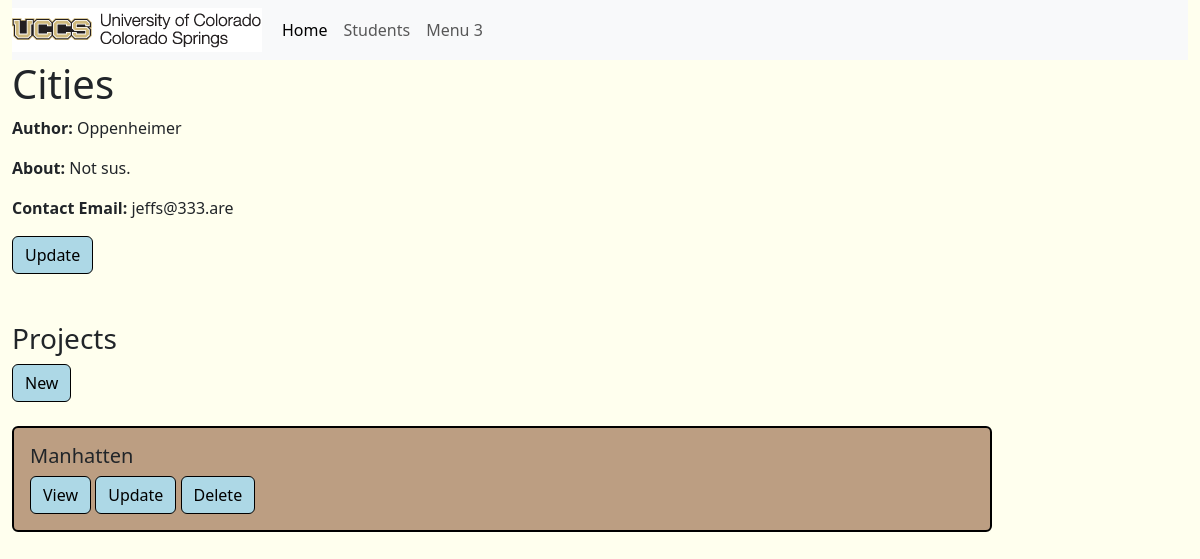
/portfolio/3/, run on the app's committed database.
### portfolio_app/models.py (models this page shows, shortened)
class Portfolio(models.Model):
	title = models.CharField(max_length=200)
	contact_email = models.CharField("Contact Email", max_length=200)
	is_active = models.BooleanField()
	about = models.CharField(max_length=5000, blank = True)

class Student(models.Model):
	MAJOR = (
		('CSCI-BS', 'BS in Computer Science'),
		('CPEN-BS', 'BS in Computer Engineering'),
		('BIGD-BI', 'BI in Game Design and Development'),
		('BICS-BI', 'BI in Computer Science'),
		('BISC-BI', 'BI in Computer Security'),
		('CSCI-BA', 'BA in Computer Science'),
		('DASE-BS', 'BS in Data Analytics and Systems Engineering')
	)
	name = models.CharField(max_length=200)
	email = models.CharField("UCCS Email", max_length=200)
	major = models.CharField(max_length=200, choices=MAJOR)
	portfolio = models.OneToOneField(
		Portfolio,
		on_delete=models.CASCADE,
	)

class Project(models.Model):
	title = models.CharField(max_length=200)
	description = models.CharField(max_length=5000)
	portfolio = models.ForeignKey(Portfolio, on_delete=models.CASCADE,
				related_name='projects')

### portfolio_app/views.py (the view)
# urls.py: path('portfolio/<int:pk>/', PortfolioDetailView.as_view(), name='portfolio_detail'),
class PortfolioDetailView(DetailView):
	model = Portfolio
	template_name = 'portfolio_app/portfolio_detail.html'
	context_object_name = 'portfolio'
	def get_context_data(self, **kwargs):
		context = super().get_context_data(**kwargs)
		projects = self.object.projects.all()
		context['projects'] = projects
		context['portfolio_id'] = self.kwargs['pk']
		context['page_title'] = "CS Portfolio - {}".format(context['portfolio'].title)
		return context

### portfolio_app/templates/portfolio_app/portfolio_detail.html (shortened to what this page needs)
{% extends "portfolio_app/base_template.html" %}
{% block content %}
    <h1>{{ portfolio.title }}</h1>
    <p><b>Author: </b>{{ portfolio.student.name }}</p>
    <p><b>About: </b>{{ portfolio.about }}</p>
    <p><b>Contact Email: </b>{{ portfolio.contact_email }}</p>
    <a href="update_portfolio/" class="btn btn-info">Update</a>
    <br>
    <br>
    <br>
    <h3>Projects</h3>
    <a href="create_project/" class="btn btn-info">New</a>
    <br>
    {% for project in projects %}
        <br>
        <div class="card">
            <div class="card-body">
                <h5>{{ project.title }}</h5>
    		<a href="view_project/{{ project.id }}/" class="btn btn-info">View</a>
    		<a href="update_project/{{ project.id }}" class="btn btn-info">Update</a>
    		<a href="delete_project/{{ project.id }}" class="btn btn-info">Delete</a>
            </div>
        </div>
    {% endfor %}
{% endblock %}

### static/css/main.css (style rules this page uses)
body { background-color: #ffffee; }
.btn.btn-info { background-color: #add8e6; border-color: #000000; color: #000000; }
.card { background-color: #bc9e82; border-color: #000000; border-width: 2px; }

### data on the page
Portfolio: title "Cities", student.name "Oppenheimer", about "Not sus.", contact_email "jeffs@333.are"
Project: title "Manhatten"
